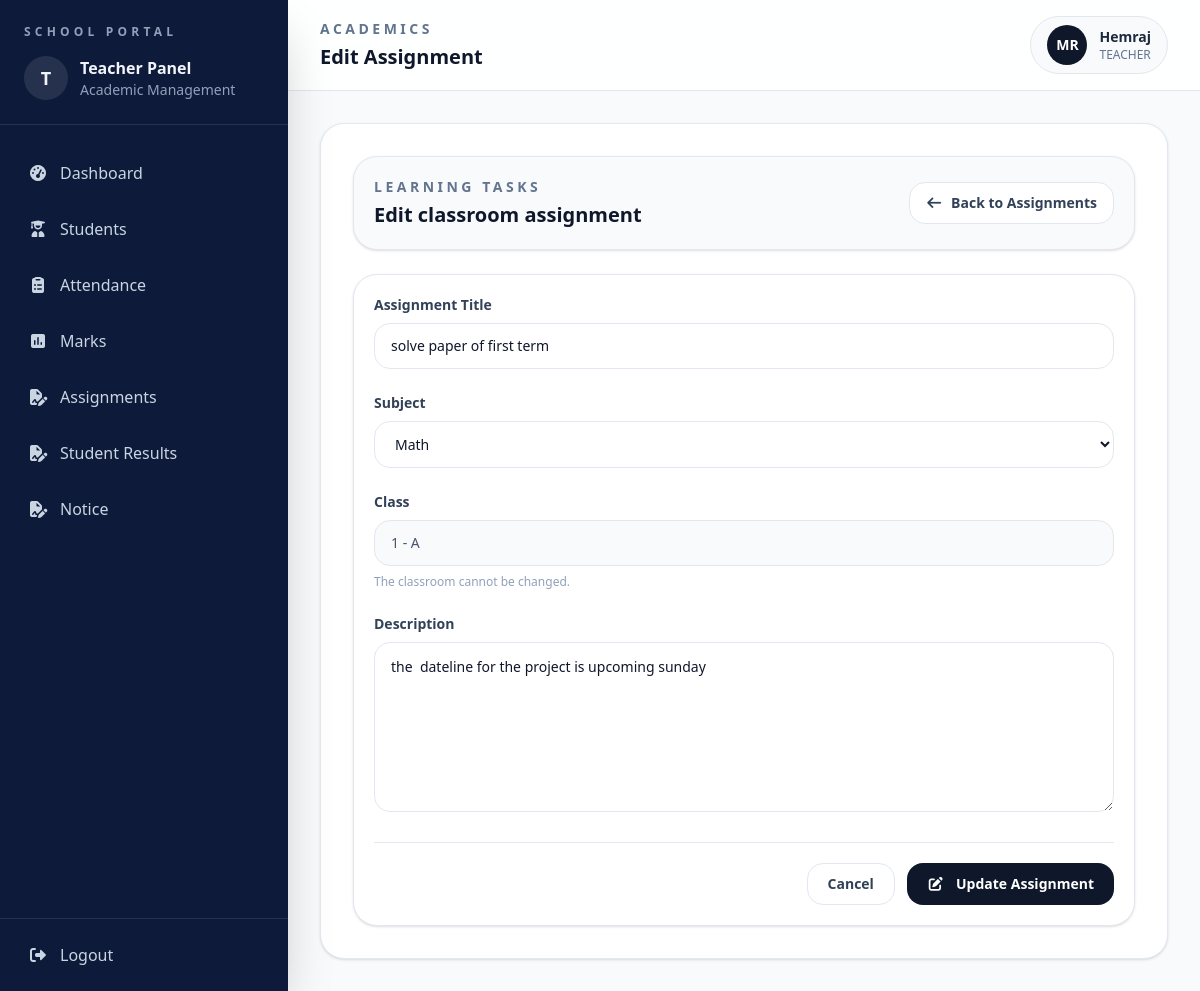
The app's page /academics/das/assignments/edit/6/ (signed in), older data.
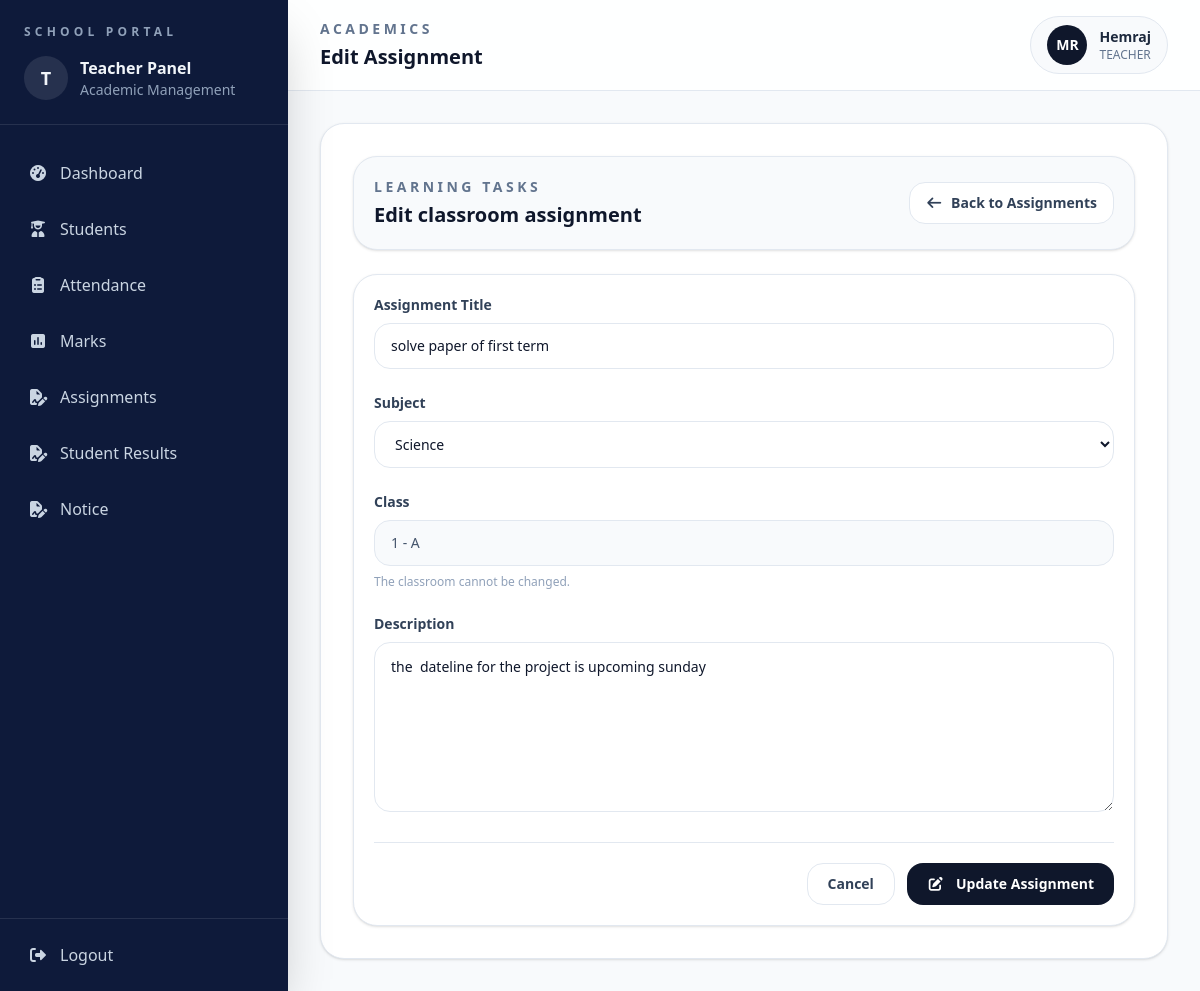
The same page, newer data.
### academics/models.py (models this page shows, shortened)
class Assignment(models.Model):
    title = models.CharField(max_length=200)
    description = models.TextField(blank=True)
    subject = models.ForeignKey(Subject, on_delete=models.CASCADE)
    classroom = models.ForeignKey(ClassRoom, on_delete=models.CASCADE)
    created_at = models.DateTimeField(auto_now_add=True)

class Subject(models.Model):
    name = models.CharField(max_length=100)
    classroom = models.ForeignKey(ClassRoom, on_delete=models.CASCADE)

### academics/views.py (the view, shortened to what this page needs)
@login_required
def edit_assignment(request, id):
    assignment = get_object_or_404(
        Assignment,
        id=id,
        classroom__teacher=request.user
    )
    classroom = assignment.classroom
    subjects = Subject.objects.filter(classroom=classroom)
    context = {
        "assignment": assignment,
        "classroom": classroom,
        "subjects": subjects,
    }
    return render(
        request,
        "academics/assignment_edit.html",
        context
    )

### academics/templates/academics/assignment_edit.html (shortened to what the changed rows need)
{% extends 'base.html' %}
{% block page_title %}Edit Assignment{% endblock %}
{% block content %}
<section class="space-y-6">
    <div
        class="flex flex-col gap-4 rounded-3xl border border-slate-200 bg-slate-50 p-5 shadow-sm md:flex-row md:items-center md:justify-between"
    >
        <div>
            <h2 class="mt-1 text-xl font-semibold text-slate-900">
                Edit classroom assignment
            </h2>
        </div>
    </div>
    <div
        class="rounded-3xl border border-slate-200 bg-white p-5 shadow-sm"
    >
        <form method="POST" class="space-y-6">
            <div>
                <label
                    for="title"
                    class="mb-2 block text-sm font-semibold text-slate-700"
                >
                    Assignment Title
                </label>
                <input
                    type="text"
                    id="title"
                    name="title"
                    value="{{ assignment.title }}"
                    required
                    class="w-full rounded-2xl border border-slate-200 bg-white px-4 py-3 text-sm text-slate-900 outline-none transition focus:border-slate-400 focus:ring-2 focus:ring-slate-100"
                    placeholder="Enter assignment title"
                >
            </div>
            <div>
                <label
                    for="subject"
                    class="mb-2 block text-sm font-semibold text-slate-700"
                >
                    Subject
                </label>
                <select
                    id="subject"
                    name="subject"
                    required
                    class="w-full rounded-2xl border border-slate-200 bg-white px-4 py-3 text-sm text-slate-900 outline-none transition focus:border-slate-400 focus:ring-2 focus:ring-slate-100"
                >
                    {% for subject in subjects %}
                    <option
                        value="{{ subject.id }}"
                        {% if subject.id == assignment.subject.id %}
                            selected
                        {% endif %}
                    >
                        {{ subject.name|capfirst }}
                    </option>
                    {% endfor %}
                </select>
            </div>
            <div>
                <label
                    for="description"
                    class="mb-2 block text-sm font-semibold text-slate-700"
                >
                    Description
                </label>
                <textarea
                    id="description"
                    name="description"
                    rows="6"
                    class="w-full resize-y rounded-2xl border border-slate-200 bg-white px-4 py-3 text-sm leading-6 text-slate-900 outline-none transition focus:border-slate-400 focus:ring-2 focus:ring-slate-100"
                    placeholder="Enter assignment description"
                >{{ assignment.description }}</textarea>
            </div>
        </form>
    </div>
</section>
{% endblock %}

Row changes from the older to the newer data that the page shows:
changed Assignment "solve paper of first term": subject "Math" → "Science"
